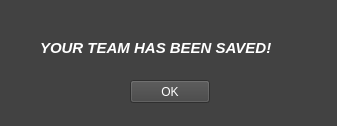
<?xml version="1.0" encoding="UTF-8"?>
<ui version="4.0">
 <class>team_saved_dialog</class>
 <widget class="QMainWindow" name="team_saved_dialog">
  <property name="geometry">
   <rect>
    <x>0</x>
    <y>0</y>
    <width>337</width>
    <height>126</height>
   </rect>
  </property>
  <property name="windowTitle">
   <string>MainWindow</string>
  </property>
  <property name="styleSheet">
   <string notr="true">background-color: rgb(239, 83, 80);
                        background-color: rgb(66,66,66);
            </string>
  </property>
  <widget class="QWidget" name="centralwidget">
   <widget class="QLabel" name="label">
    <property name="geometry">
     <rect>
      <x>40</x>
      <y>40</y>
      <width>281</width>
      <height>16</height>
     </rect>
    </property>
    <property name="font">
     <font>
      <pointsize>11</pointsize>
      <weight>75</weight>
      <italic>true</italic>
      <bold>true</bold>
     </font>
    </property>
    <property name="styleSheet">
     <string notr="true">color: rgb(255, 255, 255);</string>
    </property>
    <property name="text">
     <string>YOUR TEAM HAS BEEN SAVED!</string>
    </property>
   </widget>
   <widget class="QPushButton" name="team_save_dialog_btn">
    <property name="geometry">
     <rect>
      <x>130</x>
      <y>80</y>
      <width>80</width>
      <height>23</height>
     </rect>
    </property>
    <property name="styleSheet">
     <string notr="true">color: rgb(255, 255, 255);</string>
    </property>
    <property name="text">
     <string>OK</string>
    </property>
   </widget>
  </widget>
  <widget class="QMenuBar" name="menubar">
   <property name="geometry">
    <rect>
     <x>0</x>
     <y>0</y>
     <width>337</width>
     <height>20</height>
    </rect>
   </property>
  </widget>
  <widget class="QStatusBar" name="statusbar"/>
 </widget>
 <resources/>
 <connections/>
</ui>
